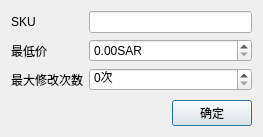
<?xml version="1.0" encoding="UTF-8"?>
<ui version="4.0">
 <class>AddEanAttr</class>
 <widget class="QDialog" name="AddEanAttr">
  <property name="geometry">
   <rect>
    <x>0</x>
    <y>0</y>
    <width>263</width>
    <height>137</height>
   </rect>
  </property>
  <property name="windowTitle">
   <string>Edit Shop SKU Attribute</string>
  </property>
  <property name="windowIcon">
   <iconset resource="lemon01.qrc">
    <normaloff>:/Lemon01/lemon.png</normaloff>:/Lemon01/lemon.png</iconset>
  </property>
  <layout class="QVBoxLayout" name="verticalLayout">
   <item>
    <layout class="QFormLayout" name="formLayout">
     <item row="0" column="0">
      <widget class="QLabel" name="labelEan">
       <property name="text">
        <string>SKU</string>
       </property>
      </widget>
     </item>
     <item row="0" column="1">
      <widget class="QLineEdit" name="ean"/>
     </item>
     <item row="1" column="0">
      <widget class="QLabel" name="labelLeastPrice">
       <property name="text">
        <string>最低价</string>
       </property>
      </widget>
     </item>
     <item row="1" column="1">
      <widget class="QDoubleSpinBox" name="leastPrice">
       <property name="suffix">
        <string>SAR</string>
       </property>
       <property name="maximum">
        <double>19961117.000000000000000</double>
       </property>
      </widget>
     </item>
     <item row="2" column="0">
      <widget class="QLabel" name="labelMaxTimes">
       <property name="text">
        <string>最大修改次数</string>
       </property>
      </widget>
     </item>
     <item row="2" column="1">
      <widget class="QSpinBox" name="maxTimes">
       <property name="suffix">
        <string>次</string>
       </property>
      </widget>
     </item>
    </layout>
   </item>
   <item>
    <layout class="QHBoxLayout" name="horizontalLayout" stretch="0,0">
     <item>
      <spacer name="horizontalSpacer">
       <property name="orientation">
        <enum>Qt::Horizontal</enum>
       </property>
       <property name="sizeHint" stdset="0">
        <size>
         <width>40</width>
         <height>20</height>
        </size>
       </property>
      </spacer>
     </item>
     <item>
      <widget class="QPushButton" name="ok">
       <property name="text">
        <string>确定</string>
       </property>
      </widget>
     </item>
    </layout>
   </item>
  </layout>
 </widget>
 <layoutdefault spacing="6" margin="11"/>
 <resources>
  <include location="lemon01.qrc"/>
 </resources>
 <connections/>
</ui>
